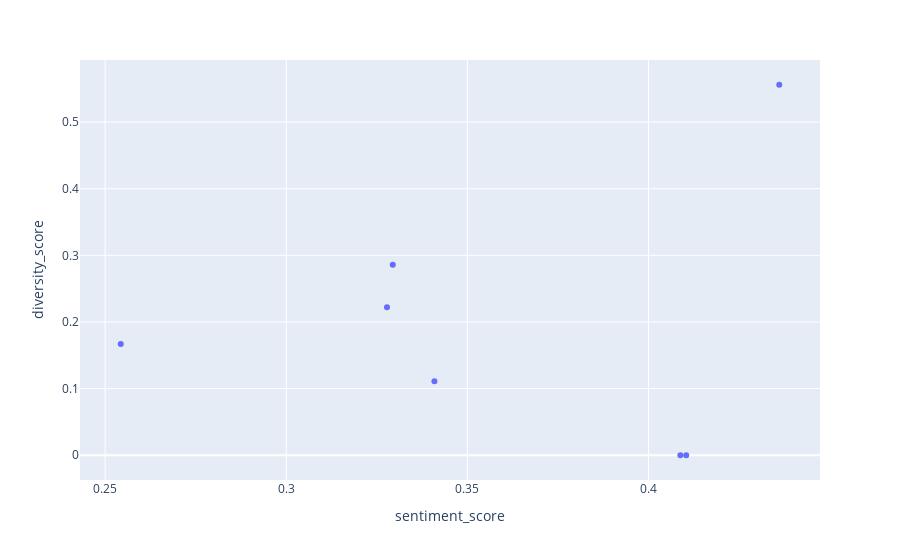

Notebook cell for this chart:
### Markdown cell above
### Sentiment Score vs Diversity Score

### Code cell
fig = px.scatter(data, x="sentiment_score", y="diversity_score", hover_data=['film_name'])
fig.show()

### Figure 1 — Plotly figure (JSON) as saved in the notebook; plotly's stock layout.template omitted (floating-point values rounded to 4 significant figures)
{"data": [{"customdata": [["The Little Mermaid (2023 film)"], ["Ghost in the Shell (2017 film)"], ["The Witcher (TV series)"], ["Bridgerton"], ["Inception"], ["The Wolf of Wall Street (2013 film)"], ["Mad Max: Fury Road"]], "hovertemplate": "sentiment_score=%{x}<br>diversity_score=%{y}<br>film_name=%{customdata[0]}<extra></extra>", "legendgroup": "", "marker": {"color": "#636efa", "symbol": "circle"}, "mode": "markers", "name": "", "orientation": "v", "showlegend": false, "type": "scatter", "x": [0.4361, 0.2543, 0.3294, 0.3278, 0.3409, 0.4104, 0.4088], "xaxis": "x", "y": [0.556, 0.167, 0.286, 0.222, 0.111, 0, 0], "yaxis": "y"}], "layout": {"legend": {"tracegroupgap": 0}, "margin": {"t": 60}, "xaxis": {"anchor": "y", "domain": [0, 1], "title": {"text": "sentiment_score"}}, "yaxis": {"anchor": "x", "domain": [0, 1], "title": {"text": "diversity_score"}}}}
